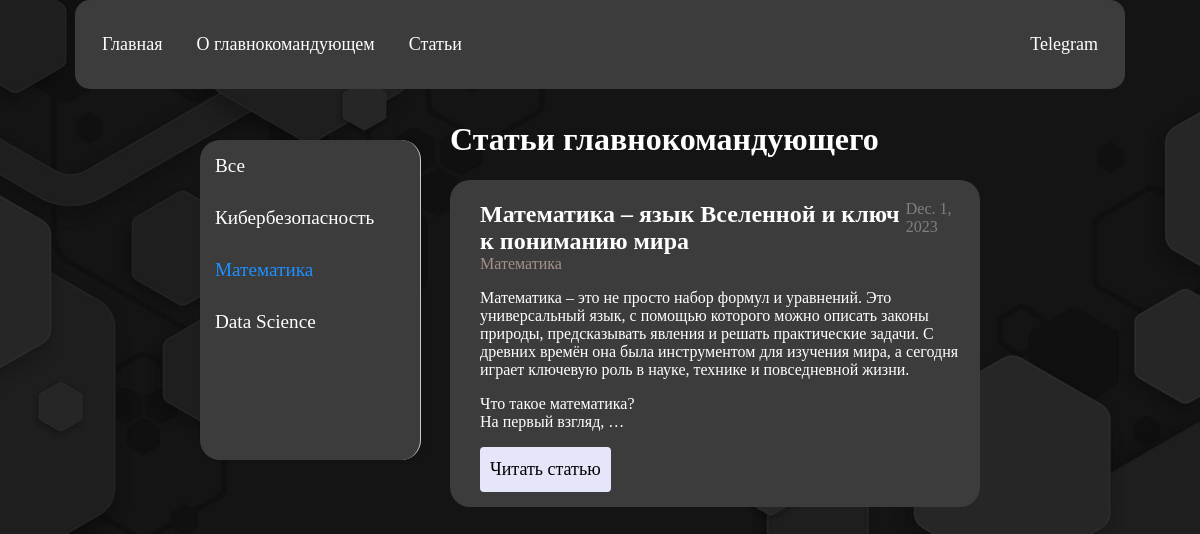
Page /articles/2/ on the committed database.
### pictures/models.py (models this page shows, shortened)
class Post(models.Model):
    title = models.CharField(max_length=20)
    content = models.TextField(blank=True)
    date = models.DateField(auto_now_add=True)
    cat_id = models.ForeignKey('Category', on_delete=models.PROTECT)

class Category(models.Model):
    name = models.CharField(max_length=20)

### pictures/views.py (the view)
# urls.py: path('articles/<int:cat_id>/', views.articles, name='articles'),
def articles(request, cat_id):
    categories = Category.objects.all()
    if cat_id == 0:
        posts = Post.objects.all()  # Все посты
    else:
        posts = Post.objects.filter(cat_id=cat_id)
    data = {'posts': posts, 'cats_db': categories, 'active_cat': cat_id}
    return render(request, 'pictures/articles.html', context=data)

### pictures/templatetags/pictures_tags.py (called while the page is built)
@register.simple_tag()
def getCategories():
    return views.cats_db

### pictures/templates/pictures/articles.html
{% extends 'base.html' %}
{% block content%}
{% load pictures_tags %}
<div class="content-wrapper">
    <nav class="panel">
    {% getCategories as categories %}
    <a class="{% if active_cat == 0 %}active{% endif %}" href="{% url 'articles' 0 %}">Все</a>
    {% for cat in categories %}
        <a class="{% if active_cat == cat.id %}active{% endif %}" href="{% url 'articles' cat.id %}">{{ cat.name }}</a>
    {% endfor %}
</nav>
<div class="posts">
<h1>Статьи главнокомандующего</h1>
  <ul>
    {% for p in posts %}
    <li>
      <div class="post-header">
                <h2 class="title">{{ p.title }}</h2>
                <span class="date">{{ p.date }}</span>
      </div>
        <p class="cat">{{ p.cat_id.name }}</p>
      <p>{{ p.content|linebreaks|truncatewords:50 }}</p>
      <p><a href="{% url 'post' p.id %}">Читать статью</a></p>
    </li>
    {% endfor %}
  </ul>
  </div>
</div>
{% endblock %}

### pictures/static/pictures/css/style.css (style rules this page uses)
html, body { margin: 0; padding: 0; box-sizing: border-box; background: #fff url('../images/5137894.jpg') no-repeat center center; background-size: cover; height: 100%; overflow-x: hidden; scroll-behavior: smooth; }
.posts { color: white; margin-left: 250px; margin-right: 0px; }
.posts ul { padding: 0; list-style-type: none; }
.posts ul li { background: rgb(60, 60, 60); padding-top: 1px; padding-bottom: 60px; padding-left: 30px; margin-bottom: 50px; border-radius: 20px; padding-right: 20px; margin-right: 20px; margin-left: 0px; }
.posts a { float: left; color: black; text-align: center; padding: 10px; text-decoration: none; font-size: 18px; line-height: 25px; border-radius: 4px; background-color: lavender; }
.post-header { display: flex; justify-content: space-between; align-items: center; margin: 0; padding: 0; }
.post-header .title { font-size: 1.5em; margin-bottom: 0; padding-bottom: 0; }
.post-header .date { font-size: 1em; color: gray; padding-right: 0px; padding-left: 5px; margin-left: 0px; margin-bottom: 0; padding-bottom: 0; }
.content-wrapper { display: flex; margin-top: 100px; align: center; margin-left: 200px; margin-right:200px; }
.panel { position: fixed; width: 200px; background-color: rgb(60, 60, 60); border-radius: 20px; padding: 10px; display: flex; flex-direction: column; gap: 20px; border-right: 1px solid #ccc; box-shadow: 2px 0 5px rgba(0, 0, 0, 0.1); margin-right: 20px; height: calc(100vh - 500px); overflow-y: auto; z-index: 100; margin-top: 40px; }
.panel a { color: white; border-radius: 4px; text-align: left; padding: 5px; text-decoration: none; font-size: 1.2rem; }
.panel a.active { color: dodgerblue }
.cat { margin: 0; padding: 0; font-size: 1em; color: #a5908b; }

### rows in the picture
Post: title "Математика – язык Вселенной и ключ к пониманию мира", date "Dec. 1, 2023", cat_id.name "Математика", content "Математика – это не просто набор формул и уравнений. Это универсальный язык, с помощью которого можно описать законы природы, предсказывать явления и решать практические задачи. С древних времён она была инструментом для изучения мира, а сегодня играет ключевую роль в науке, технике и повседневной жизни. Что такое математика? На первый взгляд, …"

### other values in the picture
{{ cat.name }} "Кибербезопасность" "Математика" "Data Science"
